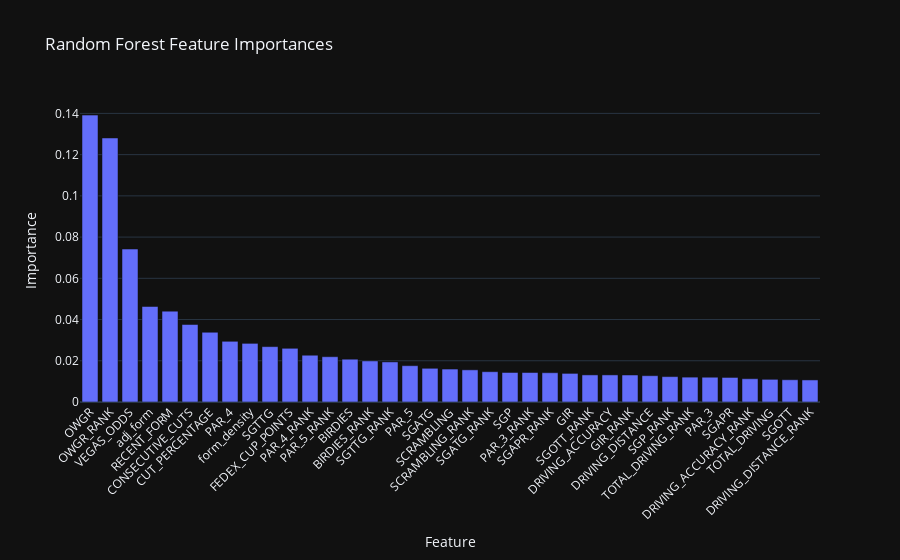

Source (notebook cell):
### Markdown cell above
Random Forest Training & Feature Importance

Now we train on all the data (no longer cross-validation folds) and extract the feature importance to see how it compares with linear correlations.

### Code cell
from sklearn.ensemble import RandomForestClassifier
from sklearn.calibration import CalibratedClassifierCV
from sklearn.preprocessing import StandardScaler
from imblearn.pipeline import Pipeline
from imblearn.over_sampling import SMOTE
from imblearn.under_sampling import RandomUnderSampler
import pandas as pd
import plotly.express as px

# === Resample the full dataset ===
over = SMOTE(sampling_strategy=0.5, k_neighbors=3)
under = RandomUnderSampler(sampling_strategy=0.5)
resample_pipeline = Pipeline([("o", over), ("u", under)])
X_all_resampled, y_all_resampled = resample_pipeline.fit_resample(
    training_df[feature_cols], training_df["TOP_20"]
)

# === Standardize ===
scaler = StandardScaler()
X_all_scaled = scaler.fit_transform(X_all_resampled)

# === Train Calibrated Random Forest ===
base_rf = RandomForestClassifier(random_state=42)
final_model = CalibratedClassifierCV(estimator=base_rf, method="sigmoid", cv=5)
final_model.fit(X_all_scaled, y_all_resampled)

# === Aggregate feature importances across all CV folds ===
all_importances = np.array([
    est.estimator.feature_importances_ for est in final_model.calibrated_classifiers_
])
mean_importance = all_importances.mean(axis=0)

importance_df = pd.DataFrame({
    "Feature": feature_cols,
    "Importance": mean_importance
}).sort_values(by="Importance", ascending=False)

# === Plot feature importances ===
fig = px.bar(
    importance_df,
    x="Feature",
    y="Importance",
    title="Random Forest Feature Importances",
    template="plotly_dark"
)
fig.update_layout(xaxis_tickangle=-45)
fig.show()

### Figure 1 — Plotly figure (JSON) as saved in the notebook; plotly's stock layout.template omitted (floating-point values rounded to 4 significant figures)
{"data": [{"hovertemplate": "Feature=%{x}<br>Importance=%{y}<extra></extra>", "legendgroup": "", "marker": {"color": "#636efa", "pattern": {"shape": ""}}, "name": "", "orientation": "v", "showlegend": false, "textposition": "auto", "type": "bar", "x": ["OWGR", "OWGR_RANK", "VEGAS_ODDS", "adj_form", "RECENT_FORM", "CONSECUTIVE_CUTS", "CUT_PERCENTAGE", "PAR_4", "form_density", "SGTTG", "FEDEX_CUP_POINTS", "PAR_4_RANK", "PAR_5_RANK", "BIRDIES", "BIRDIES_RANK", "SGTTG_RANK", "PAR_5", "SGATG", "SCRAMBLING", "SCRAMBLING_RANK", "SGATG_RANK", "SGP", "PAR_3_RANK", "SGAPR_RANK", "GIR", "SGOTT_RANK", "DRIVING_ACCURACY", "GIR_RANK", "DRIVING_DISTANCE", "SGP_RANK", "TOTAL_DRIVING_RANK", "PAR_3", "SGAPR", "DRIVING_ACCURACY_RANK", "TOTAL_DRIVING", "SGOTT", "DRIVING_DISTANCE_RANK"], "xaxis": "x", "y": [0.1392, 0.1281, 0.0742, 0.04632, 0.04408, 0.03759, 0.03383, 0.02945, 0.02845, 0.02686, 0.02605, 0.02269, 0.02197, 0.02076, 0.01993, 0.01945, 0.01762, 0.01635, 0.01598, 0.01559, 0.0147, 0.01431, 0.0143, 0.0142, 0.01387, 0.01314, 0.01314, 0.01309, 0.01276, 0.01231, 0.01206, 0.01201, 0.01191, 0.01128, 0.01099, 0.01079, 0.0107], "yaxis": "y"}], "layout": {"barmode": "relative", "legend": {"tracegroupgap": 0}, "title": {"text": "Random Forest Feature Importances"}, "xaxis": {"anchor": "y", "domain": [0, 1], "tickangle": -45, "title": {"text": "Feature"}}, "yaxis": {"anchor": "x", "domain": [0, 1], "title": {"text": "Importance"}}}}
